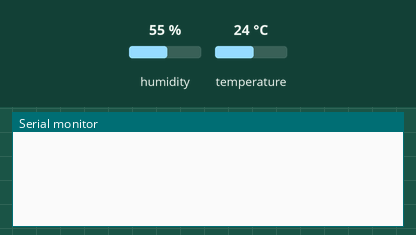
Simulated run of this sketch. Board: ESP8266 (NodeMCU). Parts: the last lines printed to the serial monitor. Inputs (shaded band) come from the test bench; at power-on: humidity 55 %, temperature 24 °C. WiFi joins after 1.5 s; servers stay silent unless stated.

Above: at 1.2 s.
1.3 s: humidity set to 22 %
At 15.7 s:
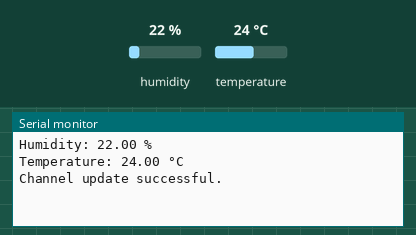
23.8 s: temperature set to 12 °C
At 30.55 s:
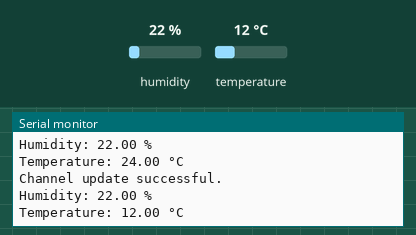

The sketch:

Worksheet_ThingSpeakTemperHumid_64102122.ino
```cpp
#include <ESP8266WiFi.h>
#include "ThingSpeak.h"
#include <DHT.h>

unsigned long channelID = 2340079;
const char* writeKey = "YOMW7ZF8RVM3DWCF";

unsigned long lastTime = 0;
unsigned long timerDelay = 15000;

WiFiClient client;
DHT dht14(D4, DHT11);

void setup() {
  Serial.begin(115200);
  WiFi.mode(WIFI_STA);
  WiFi.begin("iPhone", "4321zszs");
  ThingSpeak.begin(client);
  dht14.begin();
}

void loop() {
  if ((millis() - lastTime) > timerDelay) {
    if (WiFi.status() != WL_CONNECTED) {
      Serial.println("Attempting to connect");
      while (WiFi.status() != WL_CONNECTED) {
        WiFi.begin("iPhone", "4321zszs");
        delay(5000);
      }
      Serial.println("Connected.");
    }

    float humid = dht14.readHumidity();
    float temper = dht14.readTemperature();

    Serial.print("Humidity: ");
    Serial.print(humid);
    Serial.println(" %");
    Serial.print("Temperature: ");
    Serial.print(temper);
    Serial.println(" °C");

    ThingSpeak.setField(1, humid);
    ThingSpeak.setField(2, temper);

    int X = ThingSpeak.writeFields(channelID, writeKey);
    if (X == 200) {
      Serial.println("Channel update successful.");
    } else {
      Serial.println("Problem updating channel. HTTP error code " + String(X));
    }

    lastTime = millis();
  }
}
```

Measured:
- after the input at 1.3 s, the serial monitor: prints a new line after 13.7 s (image 1)
- after the input at 23.8 s, the serial monitor: prints a new line after 6.5 s (image 2)
